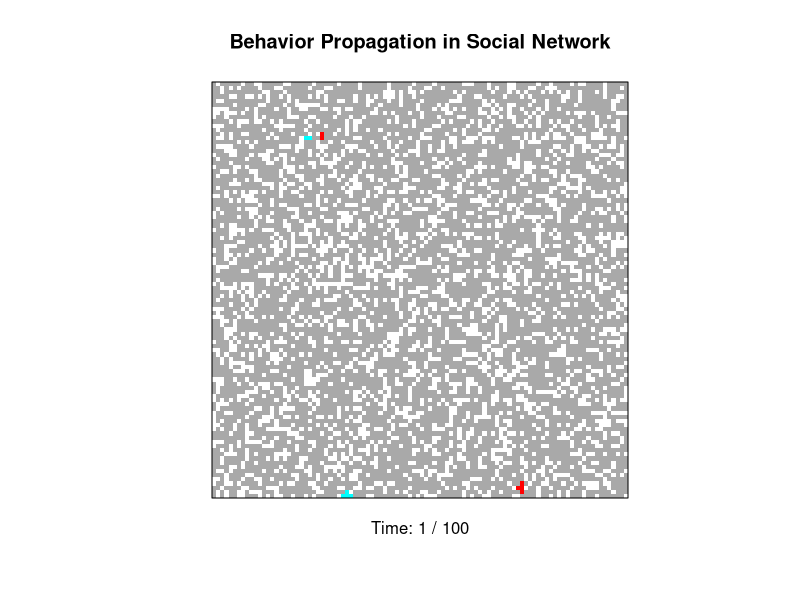
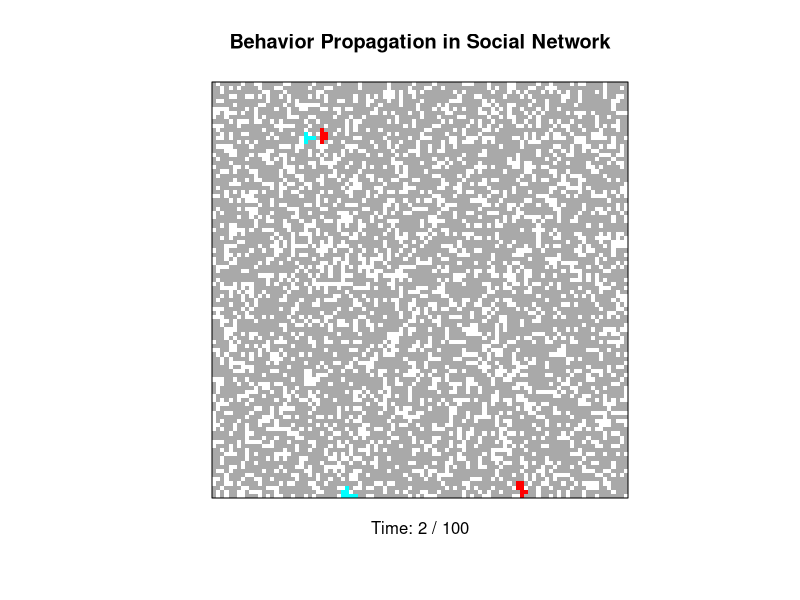
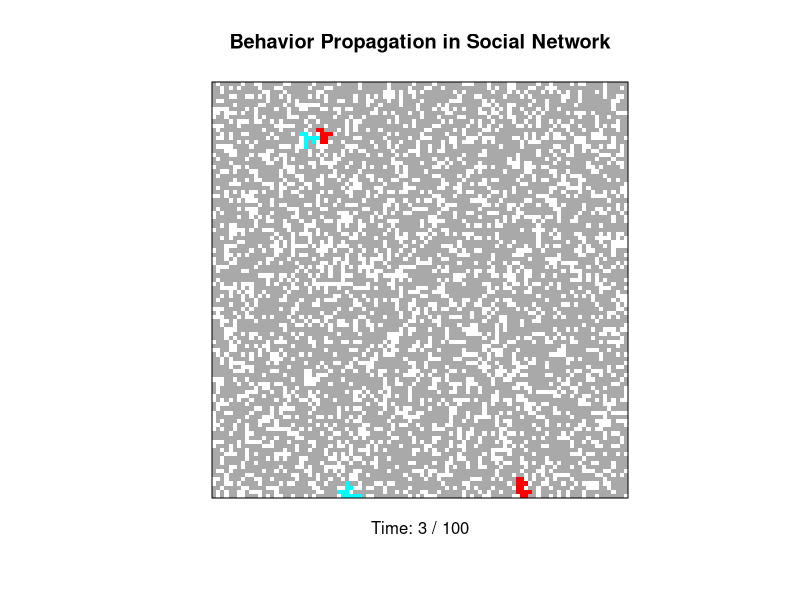
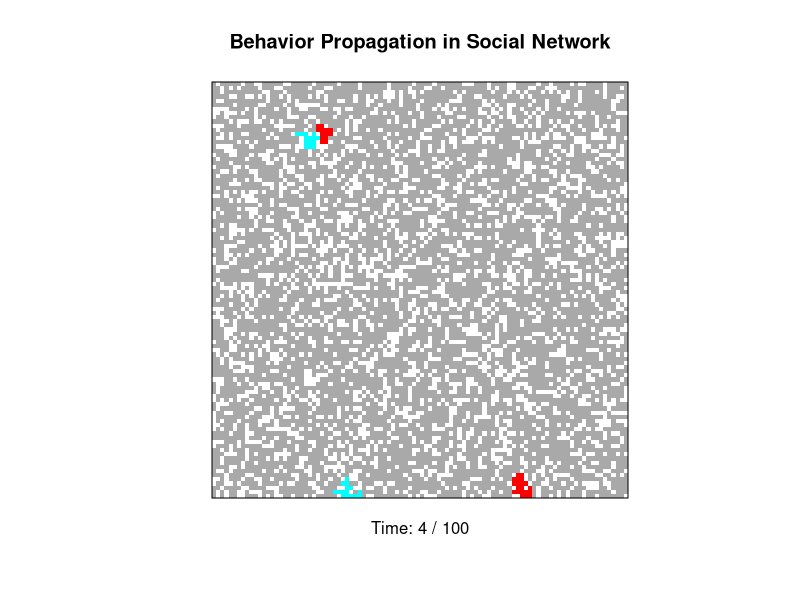
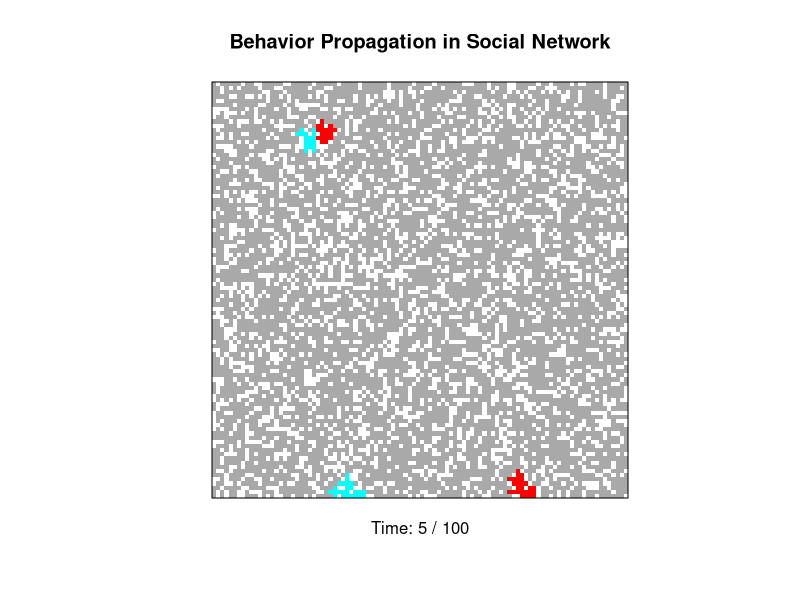
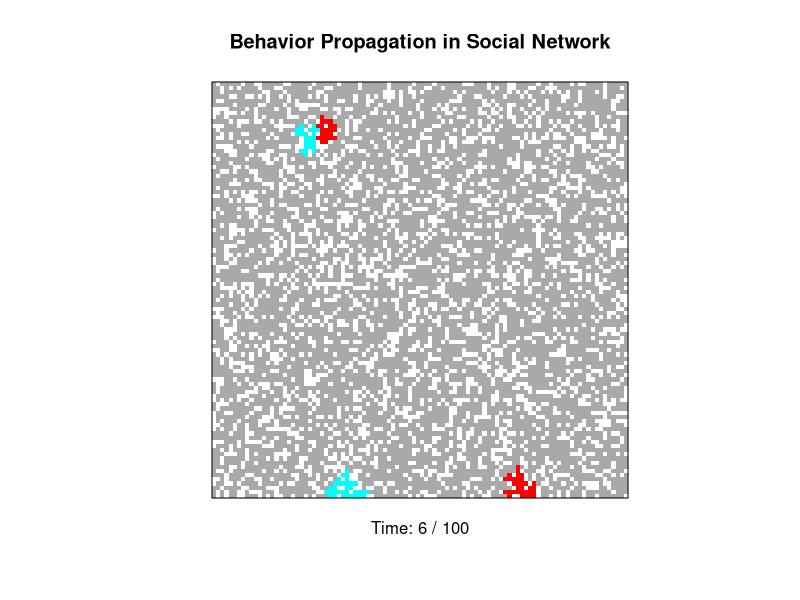
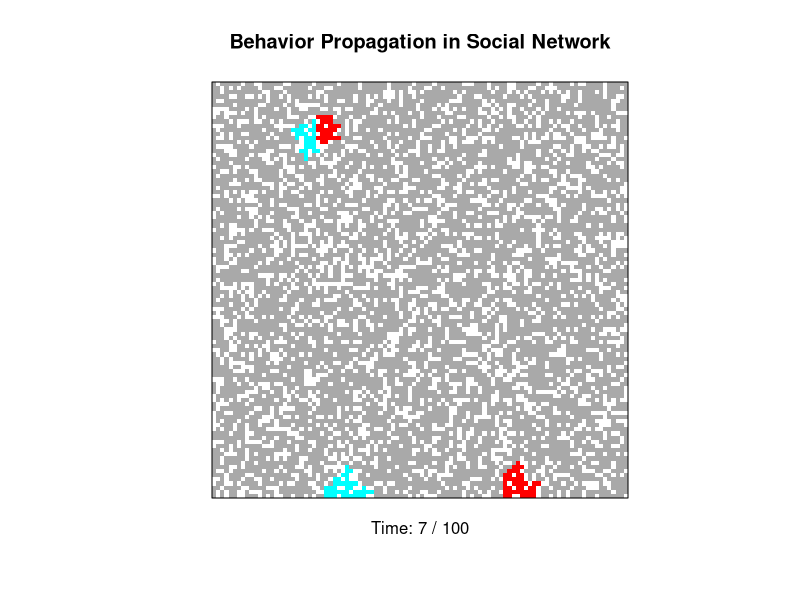
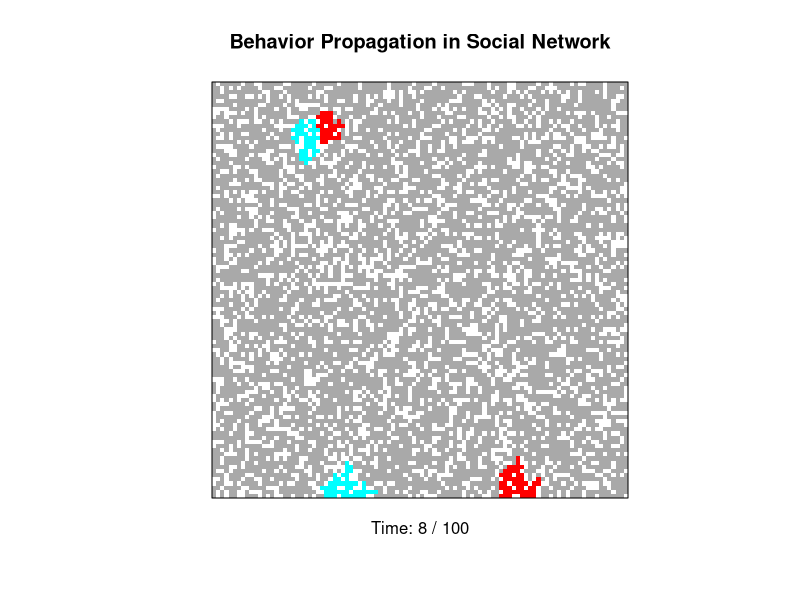

Write R code to recreate these figures, in order.

# Title: Simulate behavior spread in a social network
# Author: Przemyslaw Marcowski, PhD
# Email: p.marcowski@gmail.com
# Date: 2024-02-03
# Copyright (c) 2024 Przemyslaw Marcowski

# This code is licensed under the MIT license found in the
# LICENSE file in the root directory of this source tree.

# This script simulates the spread of behaviors within a social network, represented 
# as a grid. Each cell in the grid can be empty, contain an unaffected agent, or contain 
# an agent influenced by one of several behaviors. The simulation models how behaviors 
# spread through social influence, with agents adopting behaviors based on specific 
# probabilities. This process visualizes the dynamics of behavior spread, including adoption 
# and switching behaviors, across a defined number of steps. Parameters such as the 
# probabilities for adopting or switching behaviors, the initial density of agents, and the 
# number of origin points for behaviors are configurable, enabling exploration of different 
# scenarios of social influence and behavior dynamics.

# Initialize parameters
grid_size <- 100 # size of the grid representing the social network
tlength <- 100 # total number of simulation steps
num_behaviors <- 2 # total number of distinct behaviors that can spread
prob_unaffected <- .75 # probability of unaffected agent adopting a behavior
prob_affected <- .25 # probability of affected agent switching to different behavior
initial_agents_density <- .7 # initial agent density within the grid
origins_per_behavior <- c(2, 2) # number of origin points for each behavior
color_map <- c("white", "darkgrey", rainbow(num_behaviors)) # color map for visualizing agent states

# Validate parameter configuration
if (length(origins_per_behavior) != num_behaviors) {
  stop("Error: The length of 'origins_per_behavior' must match 'num_behaviors'.")
}

simulate_behavior_spread <- function(tlength) {
  # Simulates the spread of behaviors within a social network, represented as a grid. 
  # It updates the grid over a series of time steps, reflecting the adoption 
  # and switching of behaviors among agents. The grid is visualized at each time 
  # step, displaying the dynamic spread and evolution of behaviors through color-coded cells.
  #
  # Args:
  #   tlength: Total number of time steps the simulation will run.
  #
  # Returns:
  #   The function does not return a value but generates a series of visualizations 
  #   showing the state of the social network at each step. It concludes when 
  #   either the specified number of steps is completed or if a step occurs where no new 
  #   behavior spreads, indicating a stable configuration has been reached.
  
  # Initialize the grid with empty cells and agents
  # 0 = empty cell
  # 1 = unaffected agent
  grid <- matrix(
    sample(0:1, grid_size^2, replace = TRUE, prob = c(1 - initial_agents_density, initial_agents_density)),
    nrow = grid_size, ncol = grid_size
  )
  
  # Assign origin points for each behavior within the grid
  for (behavior in 1:num_behaviors) {
    for (origin in 1:origins_per_behavior[behavior]) {
      repeat {
        selected_cell <- sample(which(grid == 1), 1)
        if (grid[selected_cell] == 1) { # ensure the cell is currently unaffected
          # assign behavior (behaviors start from index 2)
          grid[selected_cell] <- behavior + 1
          break
        }
      }
    }
  }
  
  # Vector to track if behaviors are spreading during each simulation step
  behavior_spreading <- rep(FALSE, num_behaviors)
  
  # Main simulation loop
  for (t in 1:tlength) {
    new_grid <- matrix(nrow = grid_size, ncol = grid_size, data = grid) # prepare new grid state
    behavior_spreading <- rep(FALSE, num_behaviors) # reset tracking for current step
    
    # Update grid state based on current behaviors and spread probabilities
    for (i in 1:nrow(grid)) {
      for (j in 1:ncol(grid)) {
        # Identify neighboring cells to consider for behavior spread
        neighbors <- c(
          grid[i, max(j-1, 1)], # west
          grid[max(i-1, 1), j], # north
          grid[i, min(j+1, ncol(grid))], # east
          grid[min(i+1, nrow(grid)), j] # south
        )
        
        current_state <- grid[i, j]
        
        # Check and apply behavior spread rules
        for (behavior in 2:(num_behaviors + 1)) {
          if ((current_state == 1 && any(neighbors == behavior) && runif(1) < prob_unaffected) ||
              (current_state >= 2 && current_state != behavior && any(neighbors == behavior) && runif(1) < prob_affected)) {
            new_grid[i, j] <- behavior
            behavior_spreading[behavior-1] <- TRUE
            break
          }
        }
      }
    }
    
    grid <- new_grid # apply the updated state for next step
    
    # Visualize the current state of the grid
    par(mfrow = c(1, 1), pty = "s")
    image(1:grid_size, 1:grid_size, t(grid[nrow(grid):1,]), col = color_map, axes = FALSE, xlab = "", ylab = "")
    box()
    title(main = "Behavior Propagation in Social Network")
    mtext(paste("Time:", t, "/", tlength), side = 1, line = 1)
    Sys.sleep(.1) # pause for animation effect
    
    if (!any(behavior_spreading)) { # if no behaviors spread, stop the simulation
      message("Simulation stopped early. No behavior spreading at time: ", t)
      break
    }
    
    # Message simulation complete
    if (t == tlength) {
      message("Simulation complete after specified time: ", tlength)
    }
  }
}

# Run simulation
simulate_behavior_spread(tlength)
